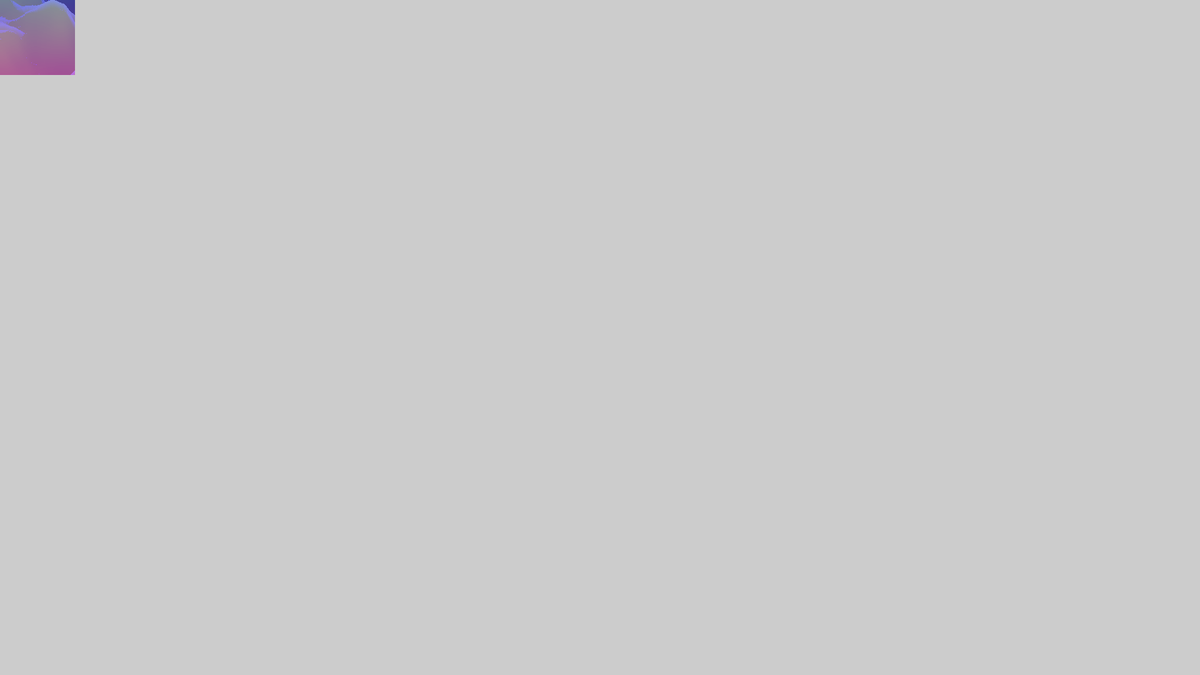
Frame 1 (no input)
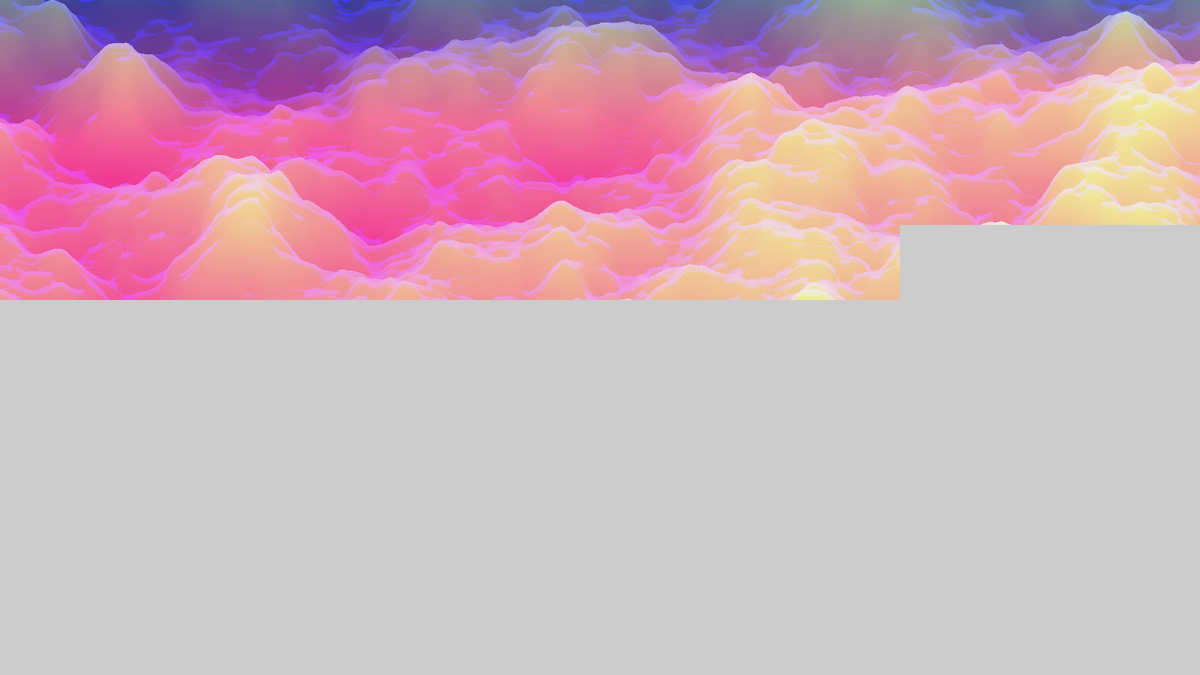
Frame 60 (the mouse pressed at the canvas centre just before this capture)
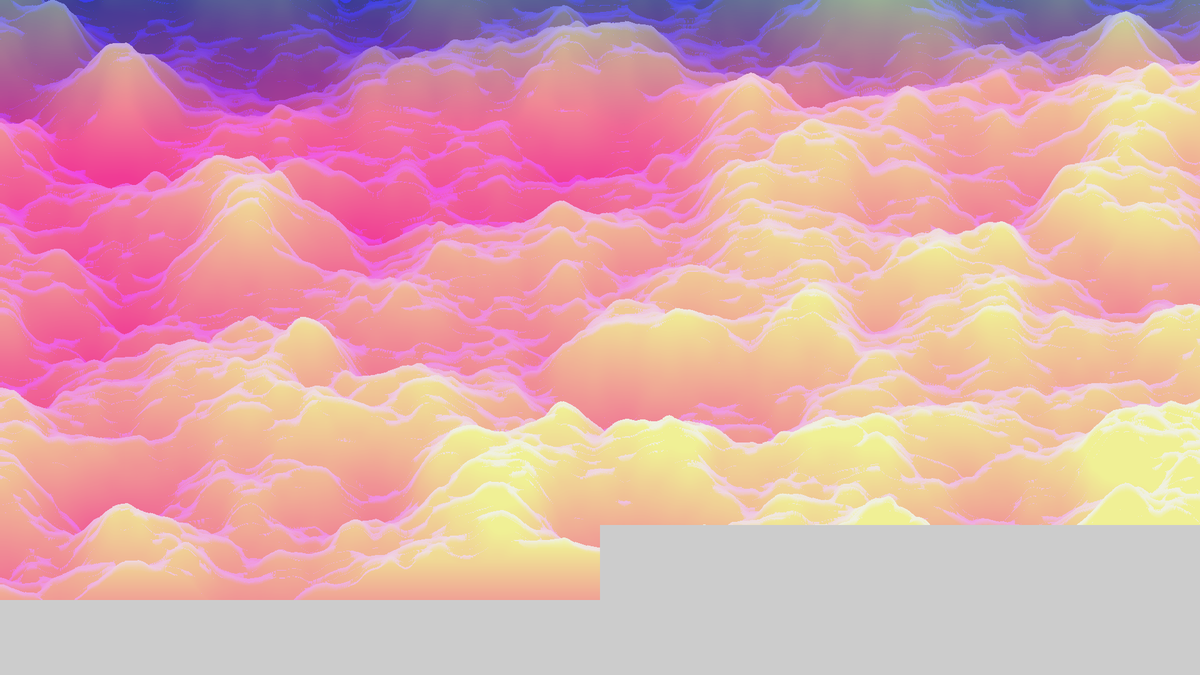
Frame 120 (the mouse held since frame 60 and released just before this capture)

The Processing sketch that drew these frames (run headless with seeded random() and noise(); from frame 60 on, the mouse is pressed at the canvas centre):

// Processing sketch: noise_hills
// ── noise_hills.pde

float[][] heightMap;

int w = 1920;
int h = 1080;

void setup() {
  size(1920, 1080);
  heightMap = new float[h][w];
  generateMap(noiseZ);
  println("Done");
}

void generateMap(float z){
  for (int y = 0; y < h; y++) {
    for (int x = 0; x < w; x++) {
      heightMap[y][x] = noise((float)x/200, (float)y/100, z) * 255 + x/20 - 100 + y / 10;
    }
  }
}

int chunkX = 0;
int chunkY = 0;
int factor = 120;
float noiseZ = 240;
float frames = 400;

boolean stopped = false;

void draw() {
  for (int i = 0; i < 1; i++) {
    if (stopped) return;
    if (chunkX == w/factor) {
      chunkX = 0;
      chunkY++;
    }
    if (chunkY == h/factor) {
      /*save("frame" + noiseZ + ".png");
      if(noiseZ == frames){
        stopped = true;
      }else{
        chunkX = 0;
        chunkY = 0;
        noiseZ ++;
        generateMap(noiseZ/100);
      }*/
      stopped=true;
    } else {
      //println(chunkX, chunkY);
      renderChunk(chunkX * factor, chunkY * factor, factor);
      chunkX++;
    }
  }
}

void renderChunk(int xPos, int yPos, int chunkSize) {
  for (int py = yPos; py < yPos + chunkSize; py++) { //pixel y
    for (int px = xPos; px < xPos + chunkSize; px++) { //pixel x
      int y = h - 1;
      int z = h - py;
      while (y > 0 && heightMap[y][px] < z) {
        z--;
        y--;
      }
      int preY = y;
      int thiccness = 1;
      while (heightMap[y][px] > z) {
        y--;
        thiccness++;
        if (y < 0) {
          thiccness = 255;
          break;
        }
      }
      //float darkness = min(1, (float)preY/600 + 0.5);
      stroke(preY, z * 1.2, max(127, 255 - thiccness*10));
      point(px, py);
    }
  }
}
